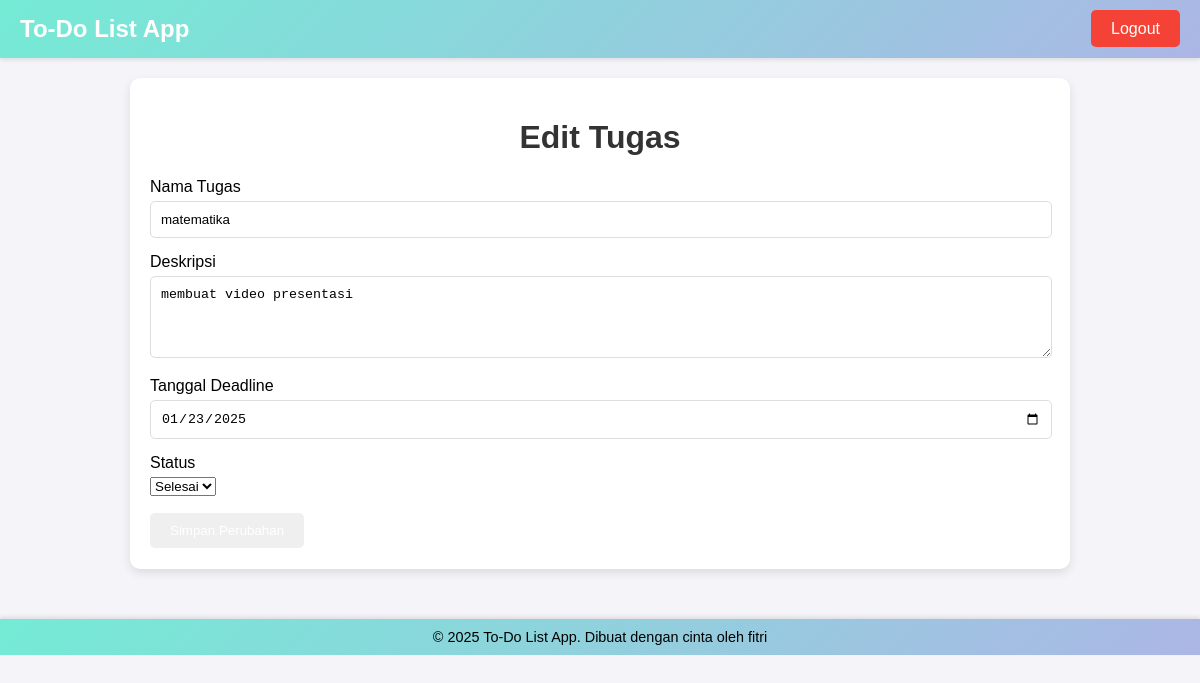
Screenshot of /project_todolist/edit_tugas.php?id_tugas=135 (signed in) with the database file from the repository.
### tables this page shows
CREATE TABLE `tugas` (
  `id_tugas` int NOT NULL,
  `id_user` int NOT NULL,
  `nama_tugas` varchar(255) NOT NULL,
  `deskripsi` text NOT NULL,
  `status_tugas` enum('belum','selesai') DEFAULT 'belum',
  `tanggal_dibuat` timestamp NOT NULL DEFAULT CURRENT_TIMESTAMP,
  `tanggal_deadline` timestamp NULL DEFAULT NULL
);

### project_todolist/edit_tugas.php (the view, shortened to what this page needs)
<?php
require 'auth.php';
$id_user = $_SESSION['id_user'];
$id_tugas = $_GET['id_tugas'];
$query = "SELECT * FROM tugas WHERE id_tugas = ? AND id_user = ?";
$stmt = $koneksi->prepare($query);
$stmt->bind_param('ii', $id_tugas, $id_user);
$stmt->execute();
$result = $stmt->get_result();
$tugas = $result->fetch_assoc();
?>
<!DOCTYPE html>
<html lang="id">
<head>
</head>
<body>
    <?php include 'header.php'; ?>
    <div class="container">
        <h1>Edit Tugas</h1>
        <form method="POST" action="">
            <div class="form-group">
                <label for="nama_tugas">Nama Tugas</label>
                <input type="text" id="nama_tugas" name="nama_tugas" value="<?php echo htmlspecialchars($tugas['nama_tugas']); ?>" required>
            </div>
            <div class="form-group">
                <label for="deskripsi">Deskripsi</label>
                <textarea id="deskripsi" name="deskripsi" rows="4"><?php echo htmlspecialchars($tugas['deskripsi']); ?></textarea>
            </div>
            <div class="form-group">
                <label for="tanggal_deadline">Tanggal Deadline</label>
                <input type="date" id="tanggal_deadline" name="tanggal_deadline" value="<?php echo htmlspecialchars(date('Y-m-d', strtotime($tugas['tanggal_deadline']))); ?>" required>
            </div>
            <div class="form-group">
                <label for="status_tugas">Status</label>
                <select id="status_tugas" name="status_tugas" required>
                    <option value="selesai" <?php echo ($tugas['status_tugas'] === 'selesai') ? 'selected' : ''; ?>>Selesai</option>
                </select>
            </div>
            <button type="submit" name="update_tugas" class="btn">Simpan Perubahan</button>
            <a href="dashboard.php" class="btn">Batal</a>
        </form>
    </div>
    <?php include 'footer.php'; ?>
</body>
</html>

### project_todolist/dashboard.css (style rules this page uses)
body { font-family: Arial, sans-serif; background: #f0f4f8; margin: 0; padding: 0; }
.container { max-width: 900px; margin: 20px auto; background: #fff; padding: 20px; border-radius: 10px; box-shadow: 0 4px 10px rgba(0, 0, 0, 0.1); }
h1 { text-align: center; color: #333; }
.btn { display: inline-block; padding: 10px 20px; color: #fff; border: none; border-radius: 5px; cursor: pointer; text-decoration: none; }
.form-group { margin-bottom: 15px; padding-right: 20px; }
.form-group label { display: block; margin-bottom: 5px; }
.form-group input, .form-group textarea { width: 100%; padding: 10px; border: 1px solid #ddd; border-radius: 5px; }

### project_todolist/header.php (style rules this page uses)
body { font-family: Arial, sans-serif; margin: 0; padding: 0; background-color: #f4f4f9; }

### rows the page displays
tugas: nama_tugas "matematika", deskripsi "membuat video presentasi", tanggal_deadline "01/23/2025", status_tugas "Selesai"
